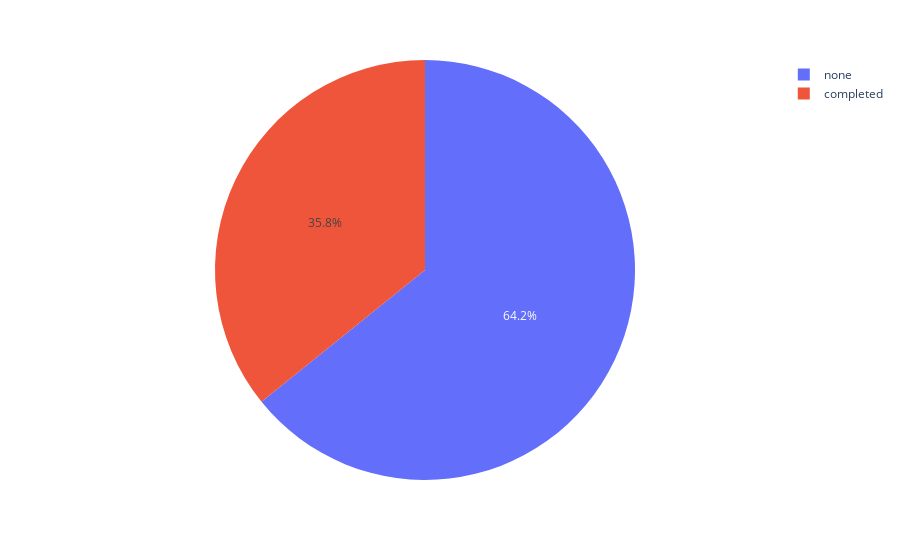

This figure's notebook cell:
### Code cell
grafico2 = px.pie(dt,'test preparation course')
grafico2.show()

### Figure 1 — Plotly figure (JSON) as saved in the notebook; plotly's stock layout.template omitted (floating-point values rounded to 4 significant figures; data arrays with more than 128 entries replaced by an {"elided": "..."} marker saying what was removed)
{"data": [{"domain": {"x": [0, 1], "y": [0, 1]}, "hovertemplate": "test preparation course=%{label}<extra></extra>", "labels": {"elided": "1000 str values"}, "legendgroup": "", "name": "", "showlegend": true, "type": "pie"}], "layout": {"legend": {"tracegroupgap": 0}, "margin": {"t": 60}}}
